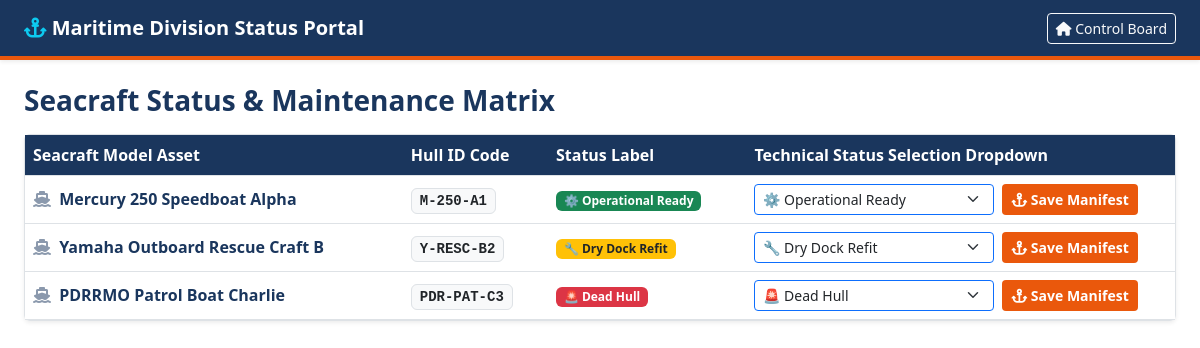
The app's page /dashboard/seacraft/ with its own data.
### fleet/models.py (models this page shows, shortened)
class Vehicle(models.Model):
    STATUS_CHOICES = [
        ('FUNCTIONING', '⚙️ Functioning'),
        ('UNDER MAINTENANCE', '🔧 Under Maintenance'),
        ('OUT OF ORDER', '🚨 Out of Order'),
    ]
    model_name = models.CharField(max_length=100)
    plate_number = models.CharField(max_length=50, unique=True)
    vehicle_type = models.ForeignKey(VehicleType, on_delete=models.CASCADE, related_name='vehicles')
    status = models.CharField(max_length=30, choices=STATUS_CHOICES, default='FUNCTIONING')
    assigned_driver = models.CharField(max_length=100, blank=True, null=True, default="None Assigned")

### fleet/views.py (the view, shortened to what this page needs)
# urls.py: path('dashboard/seacraft/', views.seacraft_dashboard, name='seacraft_dashboard'),
def seacraft_dashboard(request):
    vehicles = Vehicle.objects.filter(vehicle_type__name__iexact='MARINE').select_related('vehicle_type')
    return render(request, 'fleet/seacraft_dashboard.html', {'vehicles': vehicles, 'title': 'Maritime Division Seacraft Portal'})

### fleet/templates/fleet/seacraft_dashboard.html (shortened to what this page needs)
<!DOCTYPE html>
<html lang="en">
<head>
    <link href="https://cdn.jsdelivr.net/npm/bootstrap@5.3.0/dist/css/bootstrap.min.css" rel="stylesheet">
    <link rel="stylesheet" href="https://cdnjs.cloudflare.com/ajax/libs/font-awesome/6.4.0/css/all.min.css">
</head>
<body>
    <nav class="navbar navbar-dark nav-header px-4 py-2 shadow-sm mb-4">
        <span class="navbar-brand fw-bold text-white"><i class="fa-solid fa-anchor text-info"></i> Maritime Division Status Portal</span>
        <a href="{% url 'homepage' %}" class="btn btn-sm btn-outline-light"><i class="fa-solid fa-house"></i> Control Board</a>
    </nav>
    <div class="container-fluid px-4">
        <h3 class="fw-bold mb-3" style="color: #1A365D;">Seacraft Status & Maintenance Matrix</h3>
        <div class="card shadow-sm border-0">
            <div class="card-body p-0 border bg-white rounded">
                <table class="table table-hover align-middle mb-0">
                    <thead class="table-theme">
                        <tr><th>Seacraft Model Asset</th><th>Hull ID Code</th><th>Status Label</th><th>Technical Status Selection Dropdown</th></tr>
                    </thead>
                    <tbody>
                        {% for vehicle in vehicles %}
                        <tr>
                            <td class="fw-bold" style="color: #1A365D;"><i class="fa-solid fa-ship opacity-50 me-1"></i> {{ vehicle.model_name }}</td>
                            <td><code class="bg-light text-dark border px-2 py-1 rounded font-monospace fw-bold">{{ vehicle.plate_number }}</code></td>
                            <td>
                                {% if vehicle.status == 'FUNCTIONING' %}<span class="badge bg-success">⚙️ Operational Ready</span>
                                {% elif vehicle.status == 'UNDER MAINTENANCE' %}<span class="badge bg-warning text-dark">🔧 Dry Dock Refit</span>
                                {% else %}<span class="badge bg-danger">🚨 Dead Hull</span>{% endif %}
                            </td>
                            <td>
                                <form method="POST" class="d-flex gap-2 m-0 align-items-center">
                                    <select name="status" class="form-select form-select-sm border-primary" style="max-width: 240px;" required>
                                        <option value="FUNCTIONING" {% if vehicle.status == 'FUNCTIONING' %}selected{% endif %}>⚙️ Operational Ready</option>
                                        <option value="UNDER MAINTENANCE" {% if vehicle.status == 'UNDER MAINTENANCE' %}selected{% endif %}>🔧 Dry Dock Refit</option>
                                        <option value="OUT OF ORDER" {% if vehicle.status == 'OUT OF ORDER' %}selected{% endif %}>🚨 Dead Hull</option>
                                    </select>
                                    <button type="submit" class="btn btn-sm btn-commit"><i class="fa-solid fa-anchor"></i> Save Manifest</button>
                                </form>
                            </td>
                        </tr>
                        {% endfor %}
                    </tbody>
                </table>
            </div>
        </div>
    </div>
</body>
</html>

### fleet/templates/fleet/seacraft_dashboard.html (style rules this page uses)
body { background-color: #FFFFFF; }
.nav-header { background-color: #1A365D; border-bottom: 4px solid #EA580C; }
.table-theme th { background-color: #1A365D !important; color: white !important; }
.btn-commit { background-color: #EA580C; color: white; font-weight: bold; }

### records on screen
Vehicle: model_name "Mercury 250 Speedboat Alpha", plate_number "M-250-A1", shows "⚙️ Operational Ready", status "⚙️ Operational Ready"
Vehicle: model_name "Yamaha Outboard Rescue Craft B", plate_number "Y-RESC-B2", shows "🔧 Dry Dock Refit", status "🔧 Dry Dock Refit"
Vehicle: model_name "PDRRMO Patrol Boat Charlie", plate_number "PDR-PAT-C3", shows "🚨 Dead Hull", status "🚨 Dead Hull"
